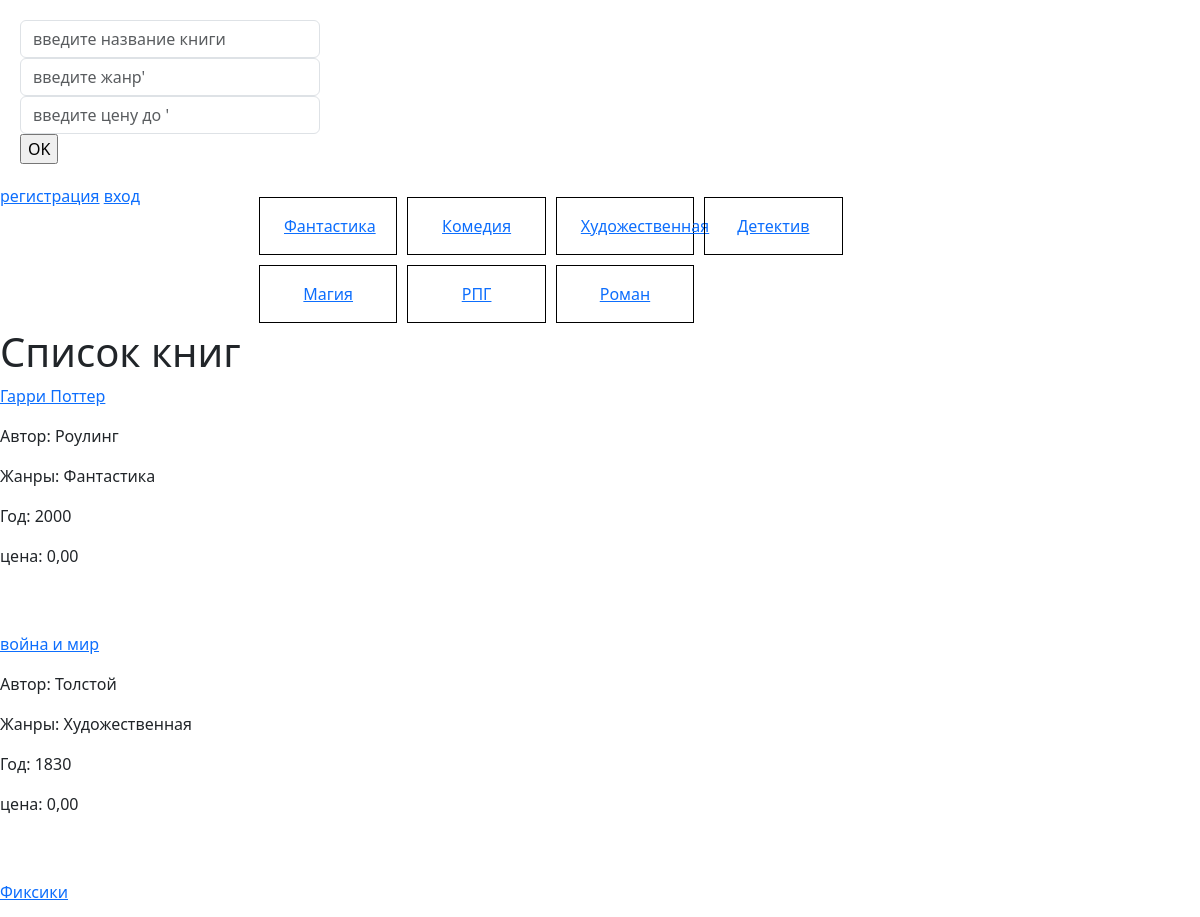
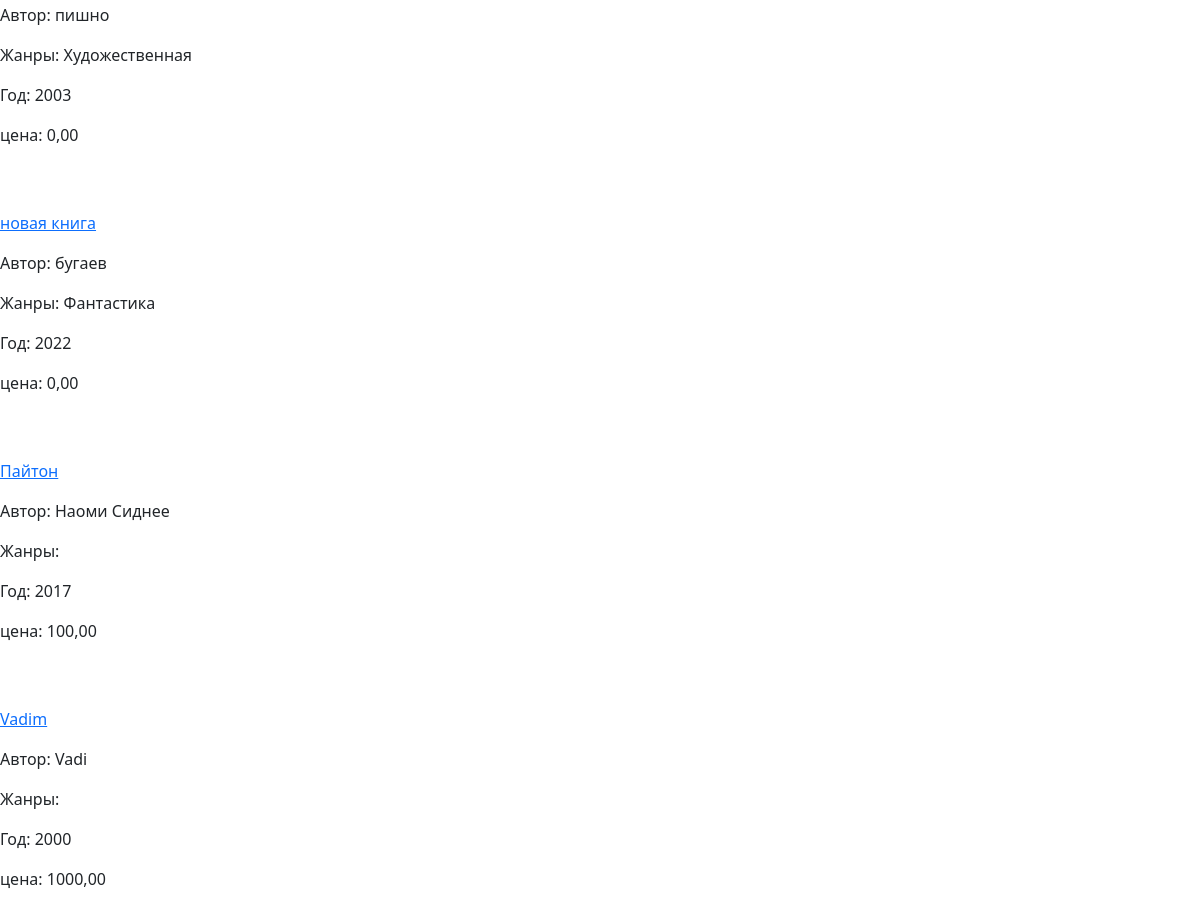
The app's page /get_books/ with its own data (2 pictures, top to bottom).
### books/models.py (models this page shows, shortened)
class Tag(models.Model):
    title = models.CharField(max_length=50)

class Book(models.Model):
    title = models.CharField(max_length=50)
    autor = models.CharField(max_length=50)
    year = models.IntegerField()
    raiting = models.IntegerField(default=0, null=True, blank=True)
    publisher = models.OneToOneField(
        "Publisher", on_delete=models.DO_NOTHING, default=None, null=True, blank=True
    )
    genre = models.ForeignKey(
        "Genre",
        on_delete=models.DO_NOTHING,
        null=True,
        blank=True,
        related_name="books",
    )
    tags = models.ManyToManyField("Tag", related_name="books", blank=True)
    created_at = models.DateTimeField(auto_now_add=True)
    image = models.ImageField(default="123.jpg")
    user = models.ForeignKey(
        User, on_delete=models.DO_NOTHING, null=True, blank=True, related_name="books"
    )
    price = models.DecimalField(max_digits=6, decimal_places=2)
    count = models.IntegerField(default=10)
    class Meta:
        verbose_name = "Книга"
        verbose_name_plural = "Книги"

class Genre(models.Model):
    title = models.CharField(max_length=50)

### books/views.py (the view)
# urls.py: path("get_books/", BookListView.as_view(), name="books"),
class BookListView(ListView):
    model = Book
    context_object_name = 'my_new_books'
    queryset = Book.objects.all()
    def get_context_data(self, **kwargs):
        context = super().get_context_data(**kwargs)
        tags = Tag.objects.all()
        context['tags'] = tags
        return context

### templates/books/book_list.html (shortened to what this page needs)
{% extends 'base.html' %}
{% block content %}
{% if request.user.is_authenticated %}
    <h1>
        Вы успешно вошли как {{request.user.username}}
    </h1>
    <h3><a href="{% url 'logout' %}"> выход</a></h3>
    <h3><a href ="{% url 'favorites' %} ">избранное</a></h3>
    {% else %}
<a href="{% url 'register' %}"> регистрация</a>
<a href="{% url 'login' %}"> вход</a>
{% endif %}
<div class="container text-center" style="width:700px">
  <div class="row row-cols-2 row-cols-lg-5 g-2 g-lg-3">
        {% for tag in tags %}
      <div class="col"style="border:1px solid black;margin:5px;">
      <div class="p-3">
          <a href ="{% url 'get_tag_books' tag.title %} ">{{ tag.title }}</a>
      </div>
    </div>
        {% endfor %}
  </div>
</div>
<h1>
    Список книг
</h1>
{% for book in my_new_books %}
<p>
<a href ="{% url 'get_book' book.id %} ">{{book.title}}</a>
</p>
<p>Автор: {{book.autor}}</p>
<p>Жанры: {{book.genre.title}}</p>
<p>Год: {{book.year}}</p>
<p>цена: {{book.price}}</p>
        <br>
<br>
{% endfor %}
{% endblock %}

### templates/base.html (shortened to what this page needs)
<!DOCTYPE html>
<html lang="en">
<head>
    <link href="https://cdn.jsdelivr.net/npm/bootstrap@5.3.0/dist/css/bootstrap.min.css" rel="stylesheet">
  </head>
</head>
<body>
<form action="{% url 'search_book' %}" method="get" style="width: 300px;margin: 20px;">
<input class="form-control" placeholder="введите название книги"  type="text" name="title">
<input class="form-control" placeholder="введите жанр'" type="text" name="genre">
    <input class="form-control" placeholder="введите цену до '" type="number" name="price_lt">
    <input type="submit" value="OK">
</form>
{% block content %}
{% endblock %}
  </body>
</html>
</body>
</html>

### records on screen
Tag: title "Фантастика"
Tag: title "Комедия"
Tag: title "Художественная"
Tag: title "Детектив"
Tag: title "Магия"
Tag: title "РПГ"
Tag: title "Роман"
Book: title "Гарри Поттер", autor "Роулинг", genre "Фантастика", year "2000", price "0,00"
Book: title "война и мир", autor "Толстой", genre "Художественная", year "1830", price "0,00"
Book: title "Фиксики", autor "пишно", genre "Художественная", year "2003", price "0,00"
Book: title "новая книга", autor "бугаев", genre "Фантастика", year "2022", price "0,00"
Book: title "Пайтон", autor "Наоми Сиднее", year "2017", price "100,00"
Book: title "Vadim", autor "Vadi", year "2000", price "1000,00"
